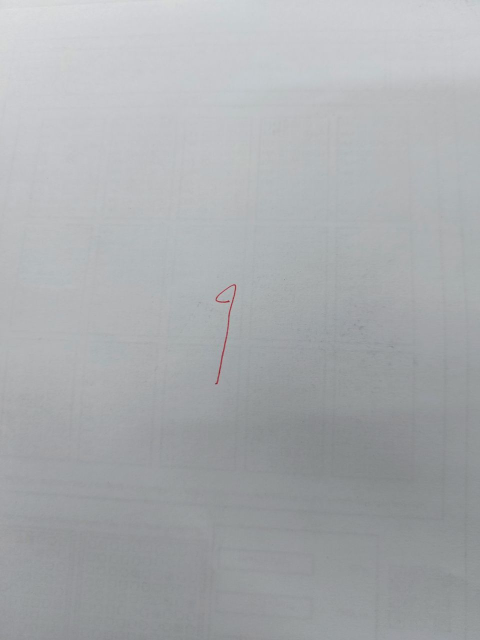
#> input picture image-data/image1.jpeg, 960 x 1280 px (shown at 1/2 size); its folder holds 4 pictures in this run
$ python size.py
#> lines starting #> are read from the running program, lines starting #| are printed output that depends on the picture
from PIL import Image
import os

input_path = "image-data"
output_path = "o-image-data"
target_size = (28, 28)

for filename in os.listdir(input_path):
    img_path = os.path.join(input_path, filename)
    img = Image.open(img_path)
#> img is the input picture: PIL image 960x1280 RGB; mean R, G, B 169.3, 171.9, 174.6
    img = img.resize(target_size)
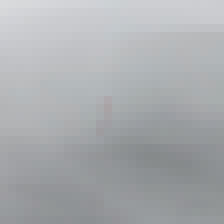
#> img: PIL image 28x28 RGB (shown 8 times larger); mean R, G, B 169.3, 171.9, 174.6
    img.save(os.path.join(output_path, filename))
#> pass 2 of the loop `for filename in os.listdir(input_path):`:
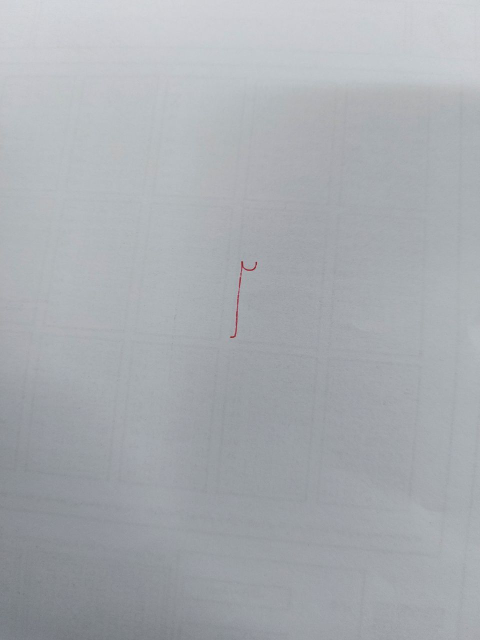
#> input picture image-data/image2.jpeg, 960 x 1280 px (shown at 1/2 size)
#> img is the input picture: PIL image 960x1280 RGB; mean R, G, B 168.6, 172.2, 176.8
#> `img = img.resize(target_size)`:
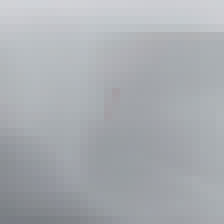
#> img: PIL image 28x28 RGB (shown 8 times larger); mean R, G, B 168.6, 172.2, 176.8
#> pass 3 of the loop `for filename in os.listdir(input_path):`:
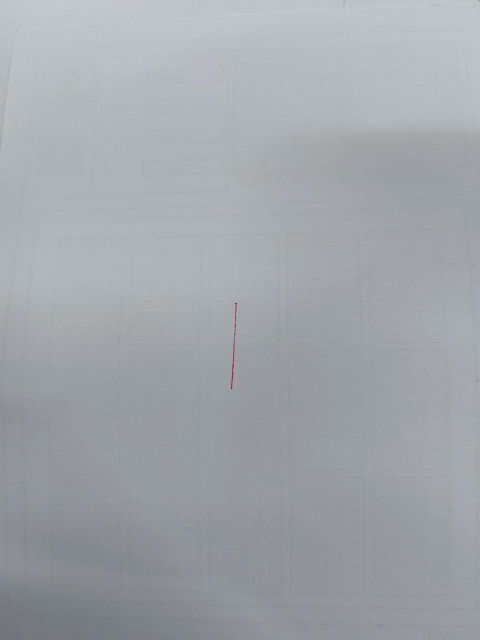
#> input picture image-data/image3.jpeg, 960 x 1280 px (shown at 1/2 size)
#> img is the input picture: PIL image 960x1280 RGB; mean R, G, B 161.4, 165.7, 170
#> `img = img.resize(target_size)`:
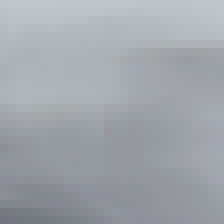
#> img: PIL image 28x28 RGB (shown 8 times larger); mean R, G, B 161.4, 165.7, 170
#> the loop made 4 passes; the first 3 are shown
